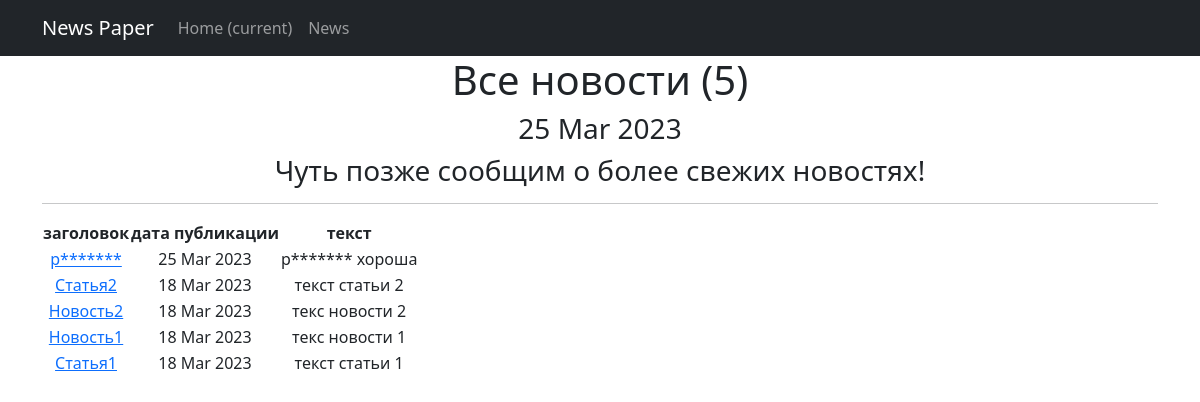
Page /news/ on the committed database.
### news/models.py (models this page shows, shortened)
class Post(models.Model):
    author_post = models.ForeignKey(Author, on_delete=models.CASCADE)
    post_news = models.CharField(max_length=2, choices=POST)
    date_in = models.DateTimeField(auto_now_add=True)
    category = models.ManyToManyField(Category, through='PostCategory')
    title = models.CharField(max_length=50)
    text = models.TextField()
    rating_news = models.IntegerField(default=0)

### news/views.py (the view)
# urls.py: path('', PostList.as_view()),
class PostList(ListView):
    model = Post
    ordering = '-date_in'
    template_name = 'news.html'
    context_object_name = 'post_news'
    def get_context_data(self, **kwargs):
        context = super().get_context_data(**kwargs)
        context['time_now'] = datetime.utcnow()
        context['next_sale'] = None
        return context

### news/templatetags/censor.py (called while the page is built)
@register.filter()
def censor(value):
    for words in censored_words:
        if words in value:
            censor_words = f"p{''.join(['*' for words in range(len(words))])}"
            value = value.replace(words, censor_words)
    return value

### news/templatetags/custom_tags.py (called while the page is built)
@register.simple_tag()
def current_time(format_string='%d %b %Y'):
    return datetime.utcnow().strftime(format_string)

### templates/news.html (shortened to what this page needs)
<!DOCTYPE html>
<html lang="en">
<head>
    <title>{% extends 'flatpages/default.html' %}</title>
{% load censor %}
{% load custom_tags %}
{% block content %}
<body>
<h1>Все новости ({{ post_news.count}})</h1>
<h3>{% current_time '%d %b %Y' %}</h3>
<h3> {{ next_sale|default_if_none:"Чуть позже сообщим о более свежих новостях!" }}</h3>
<hr>
{% if post_news %}
    <table>
        <thead>
        <tr>
            <th>заголовок</th>
            <th>дата публикации</th>
            <th>текст</th>
        </tr>
        {% for post in post_news %}
        <tr>
            <td><a href="{% url 'post_detail' post.id %}">{{ post.title|censor}}</a></td>
            <td>{{ post.date_in|date:'d M Y'}}</td>
            <td>{{ post.text|censor|truncatechars:20}}</td>
        </tr>
        {% endfor %}
        </thead>
    </table>
{% else %}
    <h2>новостей нет!</h2>
{% endif %}
{% endblock content %}

### templates/flatpages/default.html (shortened to what this page needs)
        {% load static %}
        {% load censor %}
        {% load custom_tags %}
        <link href="{% static 'css/styles.css' %}" rel="stylesheet" />
    </head>
    <body>
        <nav class="navbar navbar-expand-lg navbar-dark bg-dark static-top">
            <div class="container">
                <a class="navbar-brand" href="#">News Paper</a>
                <div class="collapse navbar-collapse" id="navbarResponsive">
                    <ul class="navbar-nav ml-auto">
                        <li class="nav-item active">
                            <a class="nav-link" href="#">Home
                                <span class="sr-only">(current)</span>
                            </a>
                        </li>
                        <li class="nav-item">
                            <a class="nav-link" href="/news/">News</a>
                        </li>
                    </ul>
                </div>
            </div>
        </nav>
        <div class="container">
            <div class="row">
                <div class="col-lg-12 text-center">
                    {% block content %}{% endblock content %}
                </div>
            </div>
        </div>
    </body>
</html>

### rows in the picture
Post: title|censor "p*******", date_in "25 Mar 2023", text|censor "p******* хороша"
Post: title|censor "Статья2", date_in "18 Mar 2023", text|censor "текст статьи 2"
Post: title|censor "Новость2", date_in "18 Mar 2023", text|censor "текс новости 2"
Post: title|censor "Новость1", date_in "18 Mar 2023", text|censor "текс новости 1"
Post: title|censor "Статья1", date_in "18 Mar 2023", text|censor "текст статьи 1"

### other values in the picture
{{ post_news.count }} "5"
